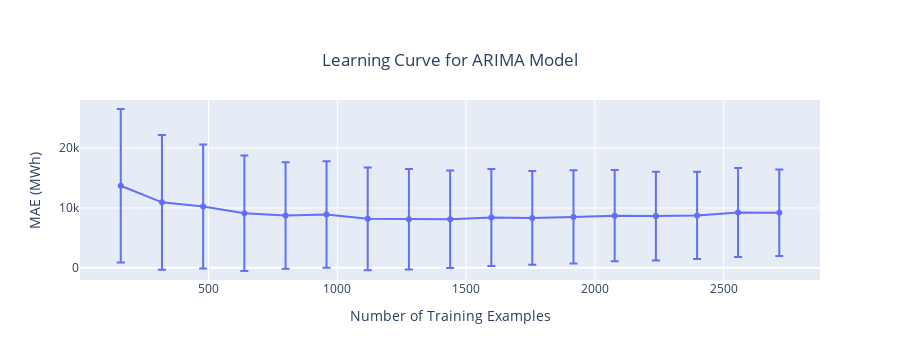

Notebook code cell kept with this figure:
### Code cell
fig = go.Figure()
fig.add_trace(
    go.Scatter(
        x=plot_xs,
        y=[mae for mae, _ in frac_maes],
        error_y=dict(type='data', array=[std for _, std in frac_maes])
    )
)
fig.update_layout(
    title={"text": "Learning Curve for ARIMA Model", "xanchor": 'center', 'x': 0.5, 'y':0.85},
    xaxis_title="Number of Training Examples",
    yaxis_title="MAE (MWh)"
)
fig.show()
fig.write_image("learning_curve.png")

### Figure 1 — Plotly figure (JSON) as saved in the notebook; plotly's stock layout.template omitted (floating-point values rounded to 4 significant figures)
{"data": [{"error_y": {"array": [12840.0, 11290.0, 10380.0, 9661.0, 8906.0, 8918.0, 8594.0, 8400.0, 8147.0, 8107.0, 7840.0, 7794.0, 7625.0, 7428.0, 7297.0, 7445.0, 7240.0], "type": "data"}, "type": "scatter", "x": [159, 319, 479, 639, 799, 958, 1118, 1278, 1438, 1598, 1757, 1917, 2077, 2237, 2397, 2556, 2716], "y": [13710.0, 10940.0, 10230.0, 9113.0, 8731.0, 8913.0, 8186.0, 8124.0, 8111.0, 8397.0, 8320.0, 8502.0, 8714.0, 8638.0, 8748.0, 9225.0, 9212.0]}], "layout": {"height": 360, "title": {"text": "Learning Curve for ARIMA Model", "x": 0.5, "xanchor": "center", "y": 0.85}, "xaxis": {"autorange": true, "range": [4.252, 2871.0], "title": {"text": "Number of Training Examples"}, "type": "linear"}, "yaxis": {"autorange": true, "range": [-2054.0, 28060.0], "title": {"text": "MAE (MWh)"}, "type": "linear"}}}
